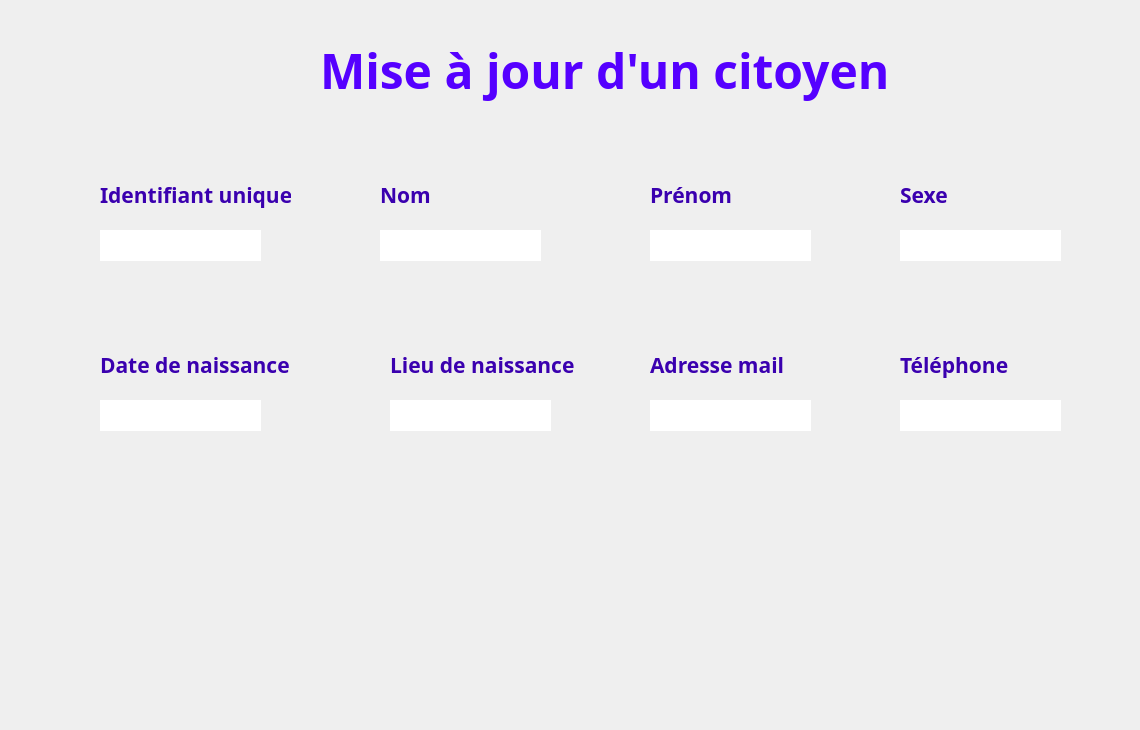
      <widget class="QWidget" name="page_10">
       <widget class="QLineEdit" name="maj_sexe">
        <property name="geometry">
         <rect>
          <x>900</x>
          <y>230</y>
          <width>161</width>
          <height>31</height>
         </rect>
        </property>
        <property name="font">
         <font>
          <family>Javanese Text</family>
          <pointsize>12</pointsize>
         </font>
        </property>
        <property name="styleSheet">
         <string notr="true">#maj_sexe{
background-color: transparent;
border-image: url(:champs.png);
background: none;
border: none;
background-repeat: none;
}
</string>
        </property>
       </widget>
       <widget class="QLineEdit" name="maj_nom_2">
        <property name="geometry">
         <rect>
          <x>380</x>
          <y>230</y>
          <width>161</width>
          <height>31</height>
         </rect>
        </property>
        <property name="font">
         <font>
          <family>Javanese Text</family>
          <pointsize>12</pointsize>
         </font>
        </property>
        <property name="styleSheet">
         <string notr="true">#maj_nom_2 {
background-color: transparent;
border-image: url(:champs.png);
background: none;
border: none;
background-repeat: none;
}
</string>
        </property>
       </widget>
       <widget class="QLineEdit" name="maj_prenom">
        <property name="geometry">
         <rect>
          <x>650</x>
          <y>230</y>
          <width>161</width>
          <height>31</height>
         </rect>
        </property>
        <property name="font">
         <font>
          <family>Javanese Text</family>
          <pointsize>12</pointsize>
         </font>
        </property>
        <property name="styleSheet">
         <string notr="true">#maj_prenom {
background-color: transparent;
border-image: url(:champs.png);
background: none;
border: none;
background-repeat: none;
}
</string>
        </property>
       </widget>
       <widget class="QLineEdit" name="maj_tel">
        <property name="geometry">
         <rect>
          <x>900</x>
          <y>400</y>
          <width>161</width>
          <height>31</height>
         </rect>
        </property>
        <property name="font">
         <font>
          <family>Javanese Text</family>
          <pointsize>12</pointsize>
         </font>
        </property>
        <property name="styleSheet">
         <string notr="true">#maj_tel{
background-color: transparent;
border-image: url(:champs.png);
background: none;
border: none;
background-repeat: none;
}
</string>
        </property>
       </widget>
       <widget class="QLineEdit" name="maj_lieu">
        <property name="geometry">
         <rect>
          <x>390</x>
          <y>400</y>
          <width>161</width>
          <height>31</height>
         </rect>
        </property>
        <property name="font">
         <font>
          <family>Javanese Text</family>
          <pointsize>12</pointsize>
         </font>
        </property>
        <property name="styleSheet">
         <string notr="true">#maj_lieu {
background-color: transparent;
border-image: url(:champs.png);
background: none;
border: none;
background-repeat: none;
}
</string>
        </property>
       </widget>
       <widget class="QLineEdit" name="maj_mail">
        <property name="geometry">
         <rect>
          <x>650</x>
          <y>400</y>
          <width>161</width>
          <height>31</height>
         </rect>
        </property>
        <property name="font">
         <font>
          <family>Javanese Text</family>
          <pointsize>12</pointsize>
         </font>
        </property>
        <property name="styleSheet">
         <string notr="true">#maj_mail {
background-color: transparent;
border-image: url(:champs.png);
background: none;
border: none;
background-repeat: none;
}
</string>
        </property>
       </widget>
       <widget class="QLineEdit" name="maj_id_2">
        <property name="geometry">
         <rect>
          <x>100</x>
          <y>230</y>
          <width>161</width>
          <height>31</height>
         </rect>
        </property>
        <property name="font">
         <font>
          <family>Javanese Text</family>
          <pointsize>12</pointsize>
         </font>
        </property>
        <property name="styleSheet">
         <string notr="true">#maj_id_2 {
background-color: transparent;
border-image: url(:champs.png);
background: none;
border: none;
background-repeat: none;
}
</string>
        </property>
       </widget>
       <widget class="QLineEdit" name="maj_date_cit">
        <property name="geometry">
         <rect>
          <x>100</x>
          <y>400</y>
          <width>161</width>
          <height>31</height>
         </rect>
        </property>
        <property name="font">
         <font>
          <family>Javanese Text</family>
          <pointsize>12</pointsize>
         </font>
        </property>
        <property name="styleSheet">
         <string notr="true">#maj_date_cit{
background-color: transparent;
border-image: url(:champs.png);
background: none;
border: none;
background-repeat: none;
}
</string>
        </property>
       </widget>
       <widget class="QLabel" name="icon_7">
        <property name="geometry">
         <rect>
          <x>370</x>
          <y>350</y>
          <width>691</width>
          <height>371</height>
         </rect>
        </property>
        <property name="mouseTracking">
         <bool>false</bool>
        </property>
        <property name="styleSheet">
         <string notr="true">#icon{
background-color: transparent;
border-image: none;
background: none;
border: none;
background-repeat: none;
}</string>
        </property>
        <property name="frameShape">
         <enum>QFrame::NoFrame</enum>
        </property>
        <property name="text">
         <string/>
        </property>
        <property name="pixmap">
         <pixmap>../logo.jpg</pixmap>
        </property>
       </widget>
       <widget class="QLabel" name="label_48">
        <property name="geometry">
         <rect>
          <x>320</x>
          <y>30</y>
          <width>681</width>
          <height>81</height>
         </rect>
        </property>
        <property name="font">
         <font>
          <family>Segoe Print</family>
         </font>
        </property>
        <property name="styleSheet">
         <string notr="true">#label_16 {
background-color: transparent;
background: none;
border: none;
background-repeat: none;
}
</string>
        </property>
        <property name="text">
         <string>&lt;html&gt;&lt;head/&gt;&lt;body&gt;&lt;p&gt;&lt;span style=&quot; font-size:36pt; font-weight:600; color:#5500ff;&quot;&gt;Mise à jour d'un citoyen&lt;/span&gt;&lt;/p&gt;&lt;/body&gt;&lt;/html&gt;</string>
        </property>
        <property name="textFormat">
         <enum>Qt::AutoText</enum>
        </property>
        <property name="scaledContents">
         <bool>false</bool>
        </property>
       </widget>
       <widget class="QLabel" name="label_201">
        <property name="geometry">
         <rect>
          <x>650</x>
          <y>180</y>
          <width>191</width>
          <height>31</height>
         </rect>
        </property>
        <property name="palette">
         <palette>
          <active>
           <colorrole role="WindowText">
            <brush brushstyle="SolidPattern">
             <color alpha="255">
              <red>4</red>
              <green>7</green>
              <blue>62</blue>
             </color>
            </brush>
           </colorrole>
          </active>
          <inactive>
           <colorrole role="WindowText">
            <brush brushstyle="SolidPattern">
             <color alpha="255">
              <red>4</red>
              <green>7</green>
              <blue>62</blue>
             </color>
            </brush>
           </colorrole>
          </inactive>
          <disabled>
           <colorrole role="WindowText">
            <brush brushstyle="SolidPattern">
             <color alpha="255">
              <red>120</red>
              <green>120</green>
              <blue>120</blue>
             </color>
            </brush>
           </colorrole>
          </disabled>
         </palette>
        </property>
        <property name="font">
         <font>
          <family>Corbel</family>
         </font>
        </property>
        <property name="text">
         <string>&lt;html&gt;&lt;head/&gt;&lt;body&gt;&lt;p&gt;&lt;span style=&quot; font-size:16pt; font-weight:600; color:#3a00af;&quot;&gt;Prénom&lt;/span&gt;&lt;/p&gt;&lt;/body&gt;&lt;/html&gt;</string>
        </property>
       </widget>
       <widget class="QLabel" name="label_202">
        <property name="geometry">
         <rect>
          <x>380</x>
          <y>180</y>
          <width>191</width>
          <height>31</height>
         </rect>
        </property>
        <property name="palette">
         <palette>
          <active>
           <colorrole role="WindowText">
            <brush brushstyle="SolidPattern">
             <color alpha="255">
              <red>4</red>
              <green>7</green>
              <blue>62</blue>
             </color>
            </brush>
           </colorrole>
          </active>
          <inactive>
           <colorrole role="WindowText">
            <brush brushstyle="SolidPattern">
             <color alpha="255">
              <red>4</red>
              <green>7</green>
              <blue>62</blue>
             </color>
            </brush>
           </colorrole>
          </inactive>
          <disabled>
           <colorrole role="WindowText">
            <brush brushstyle="SolidPattern">
             <color alpha="255">
              <red>120</red>
              <green>120</green>
              <blue>120</blue>
             </color>
            </brush>
           </colorrole>
          </disabled>
         </palette>
        </property>
        <property name="font">
         <font>
          <family>Corbel</family>
         </font>
        </property>
        <property name="text">
         <string>&lt;html&gt;&lt;head/&gt;&lt;body&gt;&lt;p&gt;&lt;span style=&quot; font-size:16pt; font-weight:600; color:#3a00af;&quot;&gt;Nom&lt;/span&gt;&lt;/p&gt;&lt;/body&gt;&lt;/html&gt;</string>
        </property>
       </widget>
       <widget class="QLabel" name="label_203">
        <property name="geometry">
         <rect>
          <x>100</x>
          <y>180</y>
          <width>191</width>
          <height>31</height>
         </rect>
        </property>
        <property name="palette">
         <palette>
          <active>
           <colorrole role="WindowText">
            <brush brushstyle="SolidPattern">
             <color alpha="255">
              <red>4</red>
              <green>7</green>
              <blue>62</blue>
             </color>
            </brush>
           </colorrole>
          </active>
          <inactive>
           <colorrole role="WindowText">
            <brush brushstyle="SolidPattern">
             <color alpha="255">
              <red>4</red>
              <green>7</green>
              <blue>62</blue>
             </color>
            </brush>
           </colorrole>
          </inactive>
          <disabled>
           <colorrole role="WindowText">
            <brush brushstyle="SolidPattern">
             <color alpha="255">
              <red>120</red>
              <green>120</green>
              <blue>120</blue>
             </color>
            </brush>
           </colorrole>
          </disabled>
         </palette>
        </property>
        <property name="font">
         <font>
          <family>Corbel</family>
         </font>
        </property>
        <property name="text">
         <string>&lt;html&gt;&lt;head/&gt;&lt;body&gt;&lt;p&gt;&lt;span style=&quot; font-size:16pt; font-weight:600; color:#3a00af;&quot;&gt;Identifiant unique&lt;/span&gt;&lt;/p&gt;&lt;/body&gt;&lt;/html&gt;</string>
        </property>
       </widget>
       <widget class="QLabel" name="label_204">
        <property name="geometry">
         <rect>
          <x>900</x>
          <y>180</y>
          <width>191</width>
          <height>31</height>
         </rect>
        </property>
        <property name="palette">
         <palette>
          <active>
           <colorrole role="WindowText">
            <brush brushstyle="SolidPattern">
             <color alpha="255">
              <red>4</red>
              <green>7</green>
              <blue>62</blue>
             </color>
            </brush>
           </colorrole>
          </active>
          <inactive>
           <colorrole role="WindowText">
            <brush brushstyle="SolidPattern">
             <color alpha="255">
              <red>4</red>
              <green>7</green>
              <blue>62</blue>
             </color>
            </brush>
           </colorrole>
          </inactive>
          <disabled>
           <colorrole role="WindowText">
            <brush brushstyle="SolidPattern">
             <color alpha="255">
              <red>120</red>
              <green>120</green>
              <blue>120</blue>
             </color>
            </brush>
           </colorrole>
          </disabled>
         </palette>
        </property>
        <property name="font">
         <font>
          <family>Corbel</family>
         </font>
        </property>
        <property name="text">
         <string>&lt;html&gt;&lt;head/&gt;&lt;body&gt;&lt;p&gt;&lt;span style=&quot; font-size:16pt; font-weight:600; color:#3a00af;&quot;&gt;Sexe&lt;/span&gt;&lt;/p&gt;&lt;/body&gt;&lt;/html&gt;</string>
        </property>
       </widget>
       <widget class="QLabel" name="label_205">
        <property name="geometry">
         <rect>
          <x>390</x>
          <y>350</y>
          <width>191</width>
          <height>31</height>
         </rect>
        </property>
        <property name="palette">
         <palette>
          <active>
           <colorrole role="WindowText">
            <brush brushstyle="SolidPattern">
             <color alpha="255">
              <red>4</red>
              <green>7</green>
              <blue>62</blue>
             </color>
            </brush>
           </colorrole>
          </active>
          <inactive>
           <colorrole role="WindowText">
            <brush brushstyle="SolidPattern">
             <color alpha="255">
              <red>4</red>
              <green>7</green>
              <blue>62</blue>
             </color>
            </brush>
           </colorrole>
          </inactive>
          <disabled>
           <colorrole role="WindowText">
            <brush brushstyle="SolidPattern">
             <color alpha="255">
              <red>120</red>
              <green>120</green>
              <blue>120</blue>
             </color>
            </brush>
           </colorrole>
          </disabled>
         </palette>
        </property>
        <property name="font">
         <font>
          <family>Corbel</family>
         </font>
        </property>
        <property name="text">
         <string>&lt;html&gt;&lt;head/&gt;&lt;body&gt;&lt;p&gt;&lt;span style=&quot; font-size:16pt; font-weight:600; color:#3a00af;&quot;&gt;Lieu de naissance&lt;/span&gt;&lt;/p&gt;&lt;/body&gt;&lt;/html&gt;</string>
        </property>
       </widget>
       <widget class="QLabel" name="label_206">
        <property name="geometry">
         <rect>
          <x>650</x>
          <y>350</y>
          <width>191</width>
          <height>31</height>
         </rect>
        </property>
        <property name="palette">
         <palette>
          <active>
           <colorrole role="WindowText">
            <brush brushstyle="SolidPattern">
             <color alpha="255">
              <red>4</red>
              <green>7</green>
              <blue>62</blue>
             </color>
            </brush>
           </colorrole>
          </active>
          <inactive>
           <colorrole role="WindowText">
            <brush brushstyle="SolidPattern">
             <color alpha="255">
              <red>4</red>
              <green>7</green>
              <blue>62</blue>
             </color>
            </brush>
           </colorrole>
          </inactive>
          <disabled>
           <colorrole role="WindowText">
            <brush brushstyle="SolidPattern">
             <color alpha="255">
              <red>120</red>
              <green>120</green>
              <blue>120</blue>
             </color>
            </brush>
           </colorrole>
          </disabled>
         </palette>
        </property>
        <property name="font">
         <font>
          <family>Corbel</family>
         </font>
        </property>
        <property name="text">
         <string>&lt;html&gt;&lt;head/&gt;&lt;body&gt;&lt;p&gt;&lt;span style=&quot; font-size:16pt; font-weight:600; color:#3a00af;&quot;&gt;Adresse mail&lt;/span&gt;&lt;/p&gt;&lt;/body&gt;&lt;/html&gt;</string>
        </property>
       </widget>
       <widget class="QLabel" name="label_207">
        <property name="geometry">
         <rect>
          <x>100</x>
          <y>350</y>
          <width>191</width>
          <height>31</height>
         </rect>
        </property>
        <property name="palette">
         <palette>
          <active>
           <colorrole role="WindowText">
            <brush brushstyle="SolidPattern">
             <color alpha="255">
              <red>4</red>
              <green>7</green>
              <blue>62</blue>
             </color>
            </brush>
           </colorrole>
          </active>
          <inactive>
           <colorrole role="WindowText">
            <brush brushstyle="SolidPattern">
             <color alpha="255">
              <red>4</red>
              <green>7</green>
              <blue>62</blue>
             </color>
            </brush>
           </colorrole>
          </inactive>
          <disabled>
           <colorrole role="WindowText">
            <brush brushstyle="SolidPattern">
             <color alpha="255">
              <red>120</red>
              <green>120</green>
              <blue>120</blue>
             </color>
            </brush>
           </colorrole>
          </disabled>
         </palette>
        </property>
        <property name="font">
         <font>
          <family>Corbel</family>
         </font>
        </property>
        <property name="text">
         <string>&lt;html&gt;&lt;head/&gt;&lt;body&gt;&lt;p&gt;&lt;span style=&quot; font-size:16pt; font-weight:600; color:#3a00af;&quot;&gt;Date de naissance&lt;/span&gt;&lt;/p&gt;&lt;/body&gt;&lt;/html&gt;</string>
        </property>
       </widget>
       <widget class="QLabel" name="label_208">
        <property name="geometry">
         <rect>
          <x>900</x>
          <y>350</y>
          <width>191</width>
          <height>31</height>
         </rect>
        </property>
        <property name="palette">
         <palette>
          <active>
           <colorrole role="WindowText">
            <brush brushstyle="SolidPattern">
             <color alpha="255">
              <red>4</red>
              <green>7</green>
              <blue>62</blue>
             </color>
            </brush>
           </colorrole>
          </active>
          <inactive>
           <colorrole role="WindowText">
            <brush brushstyle="SolidPattern">
             <color alpha="255">
              <red>4</red>
              <green>7</green>
              <blue>62</blue>
             </color>
            </brush>
           </colorrole>
          </inactive>
          <disabled>
           <colorrole role="WindowText">
            <brush brushstyle="SolidPattern">
             <color alpha="255">
              <red>120</red>
              <green>120</green>
              <blue>120</blue>
             </color>
            </brush>
           </colorrole>
          </disabled>
         </palette>
        </property>
        <property name="font">
         <font>
          <family>Corbel</family>
         </font>
        </property>
        <property name="text">
         <string>&lt;html&gt;&lt;head/&gt;&lt;body&gt;&lt;p&gt;&lt;span style=&quot; font-size:16pt; font-weight:600; color:#3a00af;&quot;&gt;Téléphone&lt;/span&gt;&lt;/p&gt;&lt;/body&gt;&lt;/html&gt;</string>
        </property>
       </widget>
       <widget class="QPushButton" name="maj_save_2">
        <property name="geometry">
         <rect>
          <x>1010</x>
          <y>470</y>
          <width>121</width>
          <height>41</height>
         </rect>
        </property>
        <property name="styleSheet">
         <string notr="true">#maj_save_2 {
background-color: transparent;
border-image: url(:Enregistrer.png);
background: none;
border: none;
background-repeat: none;
}
</string>
        </property>
        <property name="text">
         <string/>
        </property>
       </widget>
       <widget class="QPushButton" name="maj_cancel_2">
        <property name="geometry">
         <rect>
          <x>1010</x>
          <y>520</y>
          <width>121</width>
          <height>41</height>
         </rect>
        </property>
        <property name="styleSheet">
         <string notr="true">#maj_cancel_2 {
background-color: transparent;
border-image: url(:Annuler.png);
background: none;
border: none;
background-repeat: none;
}
#maj_cancel_2:hover{
background-color: transparent;
border-image: url(:Annuler_P.png);
background: none;
border: none;
background-repeat: none;
}</string>
        </property>
        <property name="text">
         <string/>
        </property>
       </widget>
       <zorder>icon_7</zorder>
       <zorder>maj_sexe</zorder>
       <zorder>maj_nom_2</zorder>
       <zorder>maj_prenom</zorder>
       <zorder>maj_tel</zorder>
       <zorder>maj_lieu</zorder>
       <zorder>maj_mail</zorder>
       <zorder>maj_id_2</zorder>
       <zorder>maj_date_cit</zorder>
       <zorder>label_48</zorder>
       <zorder>label_201</zorder>
       <zorder>label_202</zorder>
       <zorder>label_203</zorder>
       <zorder>label_204</zorder>
       <zorder>label_205</zorder>
       <zorder>label_206</zorder>
       <zorder>label_207</zorder>
       <zorder>label_208</zorder>
       <zorder>maj_save_2</zorder>
       <zorder>maj_cancel_2</zorder>
      </widget>
